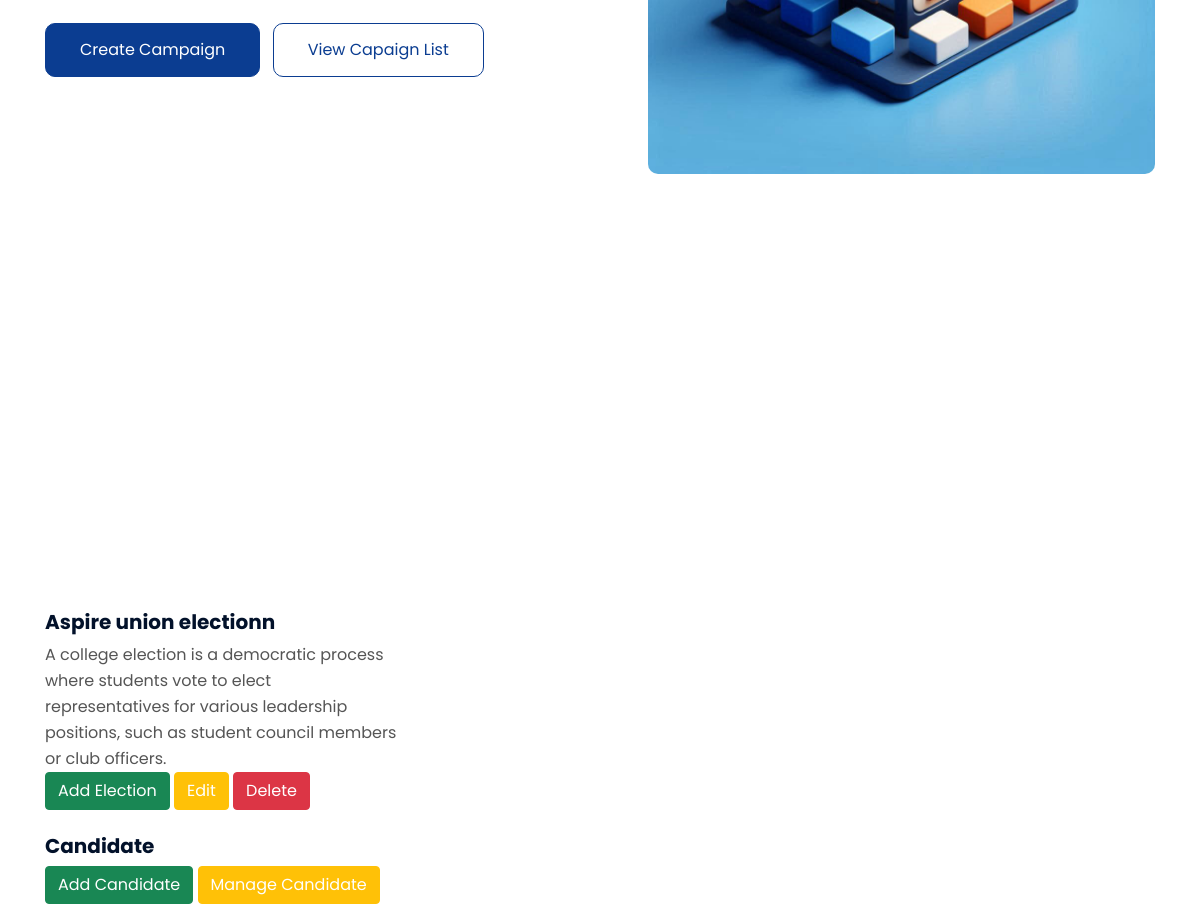
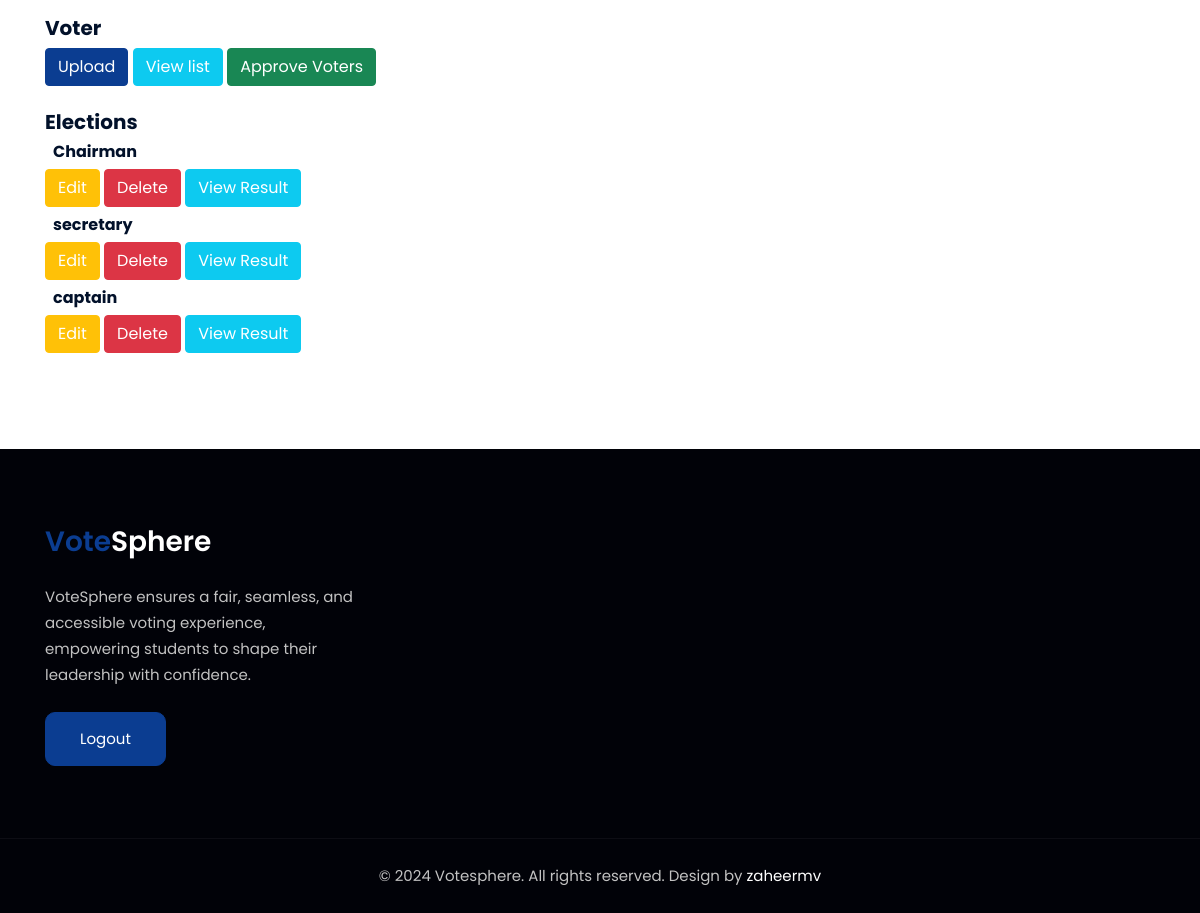
Before: /manager/1/dashboard/ (lower part) with the older database file (2 pictures, top to bottom).
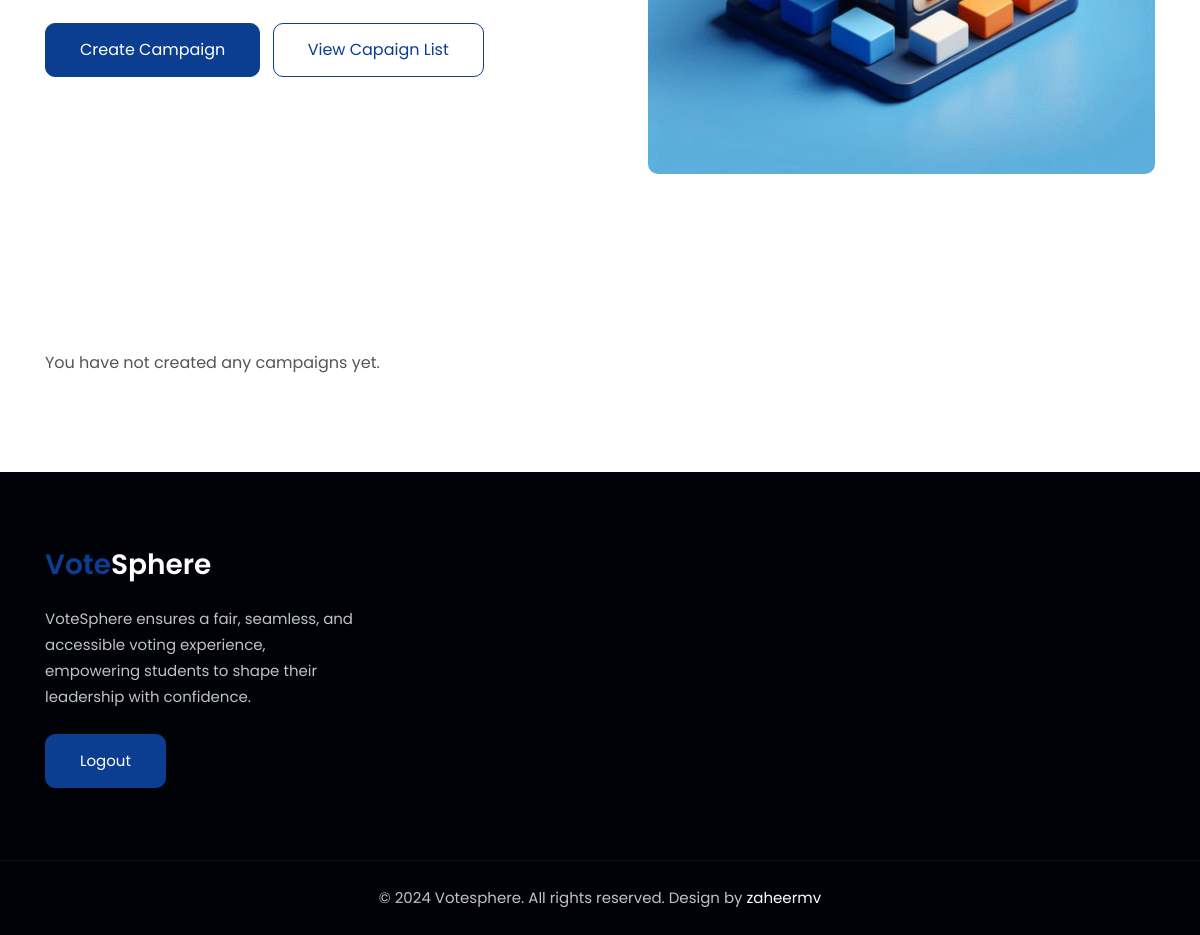
After: the same page with the newer database file.
### vote/models.py (models this page shows, shortened)
class ElectionCampaign(models.Model):
    manager = models.ForeignKey(ElectionManager, on_delete=models.CASCADE)  # ✅ Link to manager
    name = models.CharField(max_length=200)
    description = models.TextField()
    start_time = models.DateTimeField()
    end_time = models.DateTimeField()
    image = models.ImageField(upload_to="campaigns/", null=True, blank=True)

class Election(models.Model):
    campaign = models.ForeignKey(ElectionCampaign, on_delete=models.CASCADE)
    name = models.CharField(max_length=255)  # ✅ Only Election Name now

### vote/views.py (the view)
# urls.py: path("manager/<int:manager_id>/dashboard/", views.manager_dashboard, name="manager_dashboard"),
def manager_dashboard(request, manager_id):
    manager = get_object_or_404(ElectionManager, id=manager_id)
    campaigns = ElectionCampaign.objects.filter(manager=manager)
    return render(request, "manager_dashboard.html", {"manager": manager, "campaigns": campaigns})

### vote/templates/manager_dashboard.html (shortened to what this page needs)
{% load static %}
<!doctype html>
<html lang="en">
<head>
    <link rel="stylesheet" href="https://cdnjs.cloudflare.com/ajax/libs/font-awesome/6.3.0/css/all.min.css">
    <link rel="stylesheet" href="{% static 'css/style-starter.css' %}">
</head>
<body>
    <section class="w3l-main-content" id="about">
        <div class="container">
            <div class="row align-items-center w3l-slider-grids">
                <div class="col-lg-6 w3l-slider-left-info pe-lg-5">
                    <div class="w3l-buttons mt-sm-5 mt-4">
                        <a class="btn btn-primary btn-style me-2" href={% url 'create_campaign' manager.id %}>Create Campaign</a>
                        <a class="btn btn-outline-primary btn-style " href="#campaign">View Capaign list</a>
                    </div>
                </div>
                <div class="col-lg-6 w3l-slider-right-info mt-lg-0 mt-5 ps-lg-5 align-items-center">
                    <div class="w3l-main-slider banner-slider">
                                <div class="slider-info">
                                    <div class=" banner-top1">
                                        <img src="{% static 'images/election_home.png' %}" alt="" class="radius-image img-fluid">
                                    </div>
                                </div>
                    </div>
                </div>
            </div>
        </div>
    </section>
    <section class="w3l-img-grids" id="campaign">
        <div class="blog py-5" id="classes">
            <div class="container py-lg-5">
                <div class="row align-items-center">
                    {% if campaigns %}
                    {% for campaign in campaigns %}
                    <div class="col-lg-4 col-md-6 item mt-lg-0 mt-5">
                        <div class="w3img-grids-info">
                            <div class="w3img-grids-info-gd position-relative">
                                <a href="#">
                                    <div class="page">
                                        <div class="photobox photobox_triangular photobox_scale-rotated">
                                            <div class="photobox__previewbox media-placeholder">
                                            </div>
                                        </div>
                                    </div>
                                </a>
                                <div class="w3img-grids-info-gd-content mt-4">
                                    <a href="#" class="titile-img d-block">
                                        <h5 class="mb-2">
                                            {{ campaign.name }}</h5>
                                    </a>
                                    <p class="">{{ campaign.description }}</p>
                                    <button type="button" class="btn btn-success"><a class="text-decoration-none text-white" href="/campaigns/{{ campaign.id }}/elections/create/">Add Election</a></button>
                                    <button type="button" class="btn btn-warning"><a class="text-decoration-none text-white" href="/campaigns/edit/{{ campaign.id }}/">Edit</a></button>
                                    <button type="button" class="btn btn-danger"><a class="text-decoration-none text-white" href="/campaigns/delete/{{ campaign.id }}/" onclick="return confirm('Are you sure?');">Delete</a></button><br><br>
                                    <h5 class="mb-2">Candidate</h5>
                                    <button type="button" class="btn btn-success"><a class="text-decoration-none text-white" href={% url 'add_candidate' campaign.id %}>Add Candidate</a></button>
                                    <button type="button" class="btn btn-warning"><a class="text-decoration-none text-white" href={% url 'manage_candidates' campaign.id %}>Manage Candidate</a></button><br><br>
                                    <h5 class="mb-2">Voter</h5>
                                    <button type="button" class="btn btn-primary"><a class="text-decoration-none text-white" href="/campaigns/{{ campaign.id }}/voters/upload/">Upload</a></button>
                                    <button type="button" class="btn btn-info"><a class="text-decoration-none text-white" href="/campaigns/{{ campaign.id }}/voters/">View list</a></button>
                                    <button type="button" class="btn btn-success"><a class="text-decoration-none text-white" href="{% url 'approve_voters' campaign.id %}">Approve Voters</a></button>                                   <br><br>
                                    <h5 class="mb-2">Elections</h5>
                                    {% for election in campaign.election_set.all %}
                                    <h6 class=m-2>{{ election.name }}</h6>
                                    <button type="button" class="btn btn-warning"><a class="text-decoration-none text-white" href="/elections/edit/{{ election.id }}/">Edit</a></button>
                                    <button type="button" class="btn btn-danger"><a class="text-decoration-none text-white" href="/elections/delete/{{ election.id }}/" onclick="return confirm('Are you sure?');">Delete</a></button>
                                    <button type="button" class="btn btn-info"><a class="text-decoration-none text-white" href="{% url 'election_results' election.id %}" >View Result</a></button><br>
                                    {% empty %}
                                    <li>No elections added</li>
                                    {% endfor %}
                                </div>
                            </div>
                        </div>
                    </div>
                    {% endfor %}
                    {% else %}
                    <p>You have not created any campaigns yet.</p>
                    {% endif %}
                </div>
            </div>
        </div>
    </section>
    <section class="w3l-footer-29-main">
        <div class="footer-29 py-5">
            <div class="container py-lg-4">
                <div class="row footer-top-29">
                    <div class="col-lg-4 col-md-6 footer-list-29 footer-1 pe-lg-5">
                        <div class="footer-logo mb-4">
                            <h2><a class="navbar-brand" href={% url 'index' %}>
                                    <span class="sublog">Vote</span>Sphere
                                </a></h2>
                        </div>
                        <p>VoteSphere ensures a fair, seamless, and accessible voting experience, empowering students to shape their leadership with confidence.
                        </p>
                        <div class="w3l-two-buttons mt-4">
                            <a href="{% url 'logout' %}" class="btn btn-primary btn-style"> Logout </a>
                        </div>
                    </div>
                </div>
            </div>
        </div>
        <section class="w3l-copyright text-center">
            <div class="container">
                <p class="copy-footer-29">© 2024 Votesphere. All rights reserved. Design by <a href="">
                        zaheermv</a></p>
            </div>
        </section>
    </section>
</body>
</html>

Changed rows visible on the page:
removed ElectionCampaign: name "Aspire union electionn", description "A college election is a democratic process where students vote to elect representatives for various leadership positions, such as student council members or club officers."
removed Election: name "Chairman"
removed Election: name "secretary"
removed Election: name "captain"
Other visible differences:
text now shown: "You have not created any campaigns yet."
